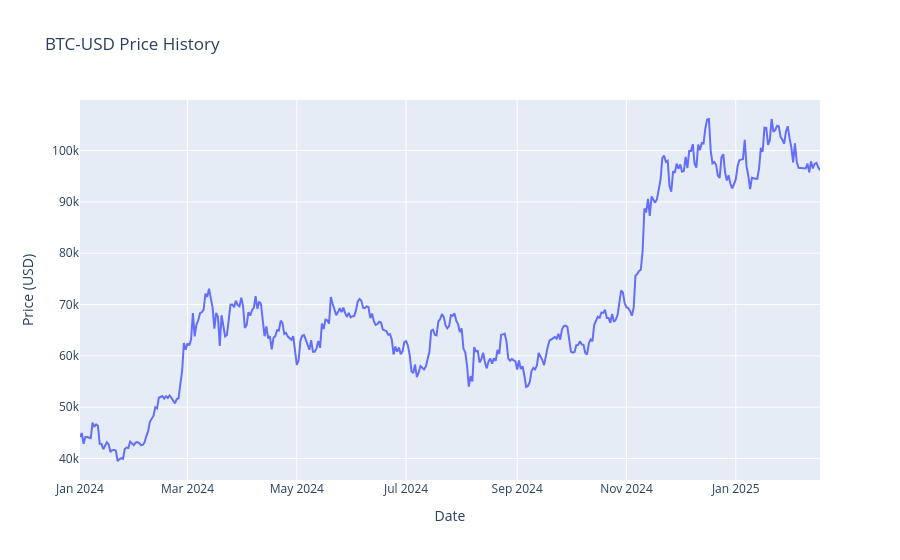

Write notebook code for a chart like this one.
### Markdown cell above
### Creating various plots

### Code cell
btc.plot_price_history(start_date='2024');

### Figure 1 — Plotly figure (JSON) as saved in the notebook; plotly's stock layout.template omitted (floating-point values rounded to 4 significant figures; data arrays with more than 128 entries replaced by an {"elided": "..."} marker saying what was removed)
{"data": [{"connectgaps": true, "name": "BTC-USD Price", "type": "scatter", "x": {"elided": "414 str values"}, "y": {"elided": "414 float values"}}], "layout": {"title": {"text": "BTC-USD Price History"}, "xaxis": {"title": {"text": "Date"}}, "yaxis": {"title": {"text": "Price (USD)"}}}}
